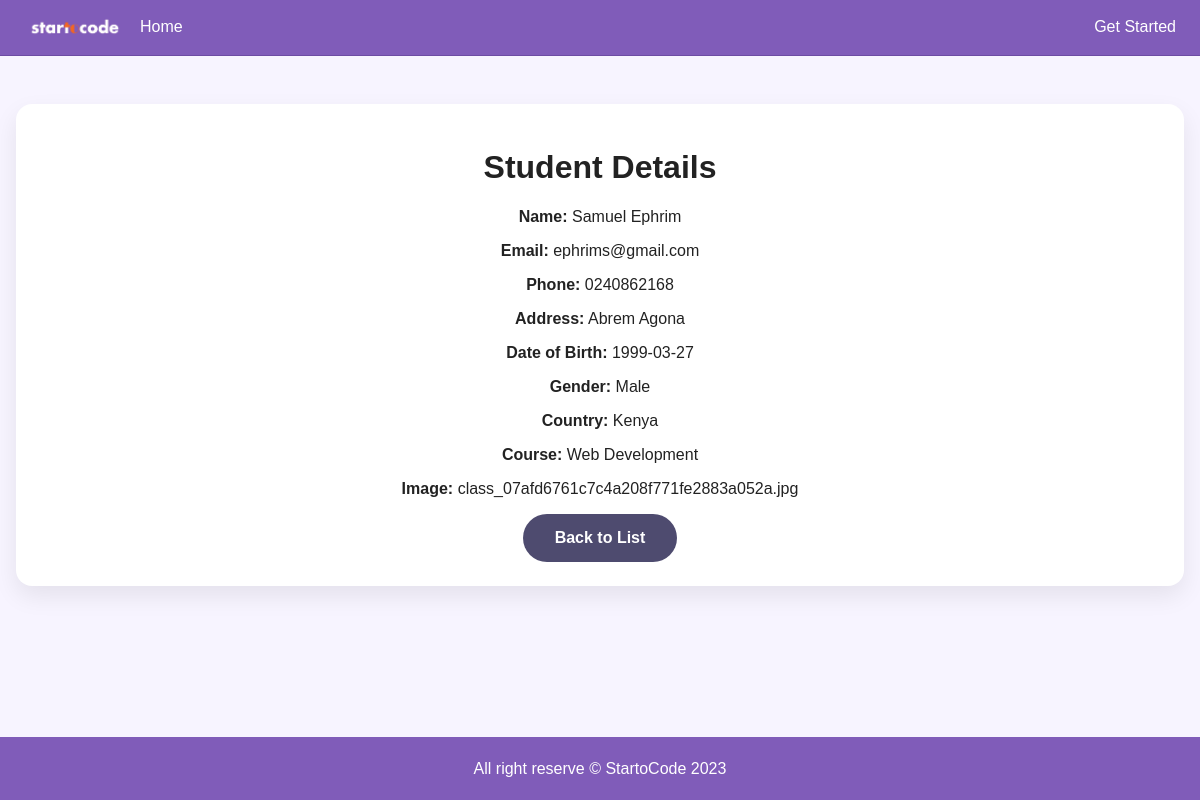
Screenshot of /student/1 with the database file from the repository.
### tables this page shows
CREATE TABLE students (
            id INTEGER PRIMARY KEY AUTOINCREMENT,
            first_name TEXT NOT NULL,
            last_name TEXT NOT NULL,
            address TEXT NOT NULL,
            email TEXT NOT NULL,
            phone TEXT NOT NULL,
            date_of_birth TEXT NOT NULL,
            gender TEXT NOT NULL,
            country TEXT NOT NULL,
            course TEXT NOT NULL,
            image_name TEXT NOT NULL,
            created_at TIMESTAMP DEFAULT CURRENT_TIMESTAMP
        );

### app.py (the view)
@app.route('/student/<int:student_id>')
def student_detail(student_id):
    conn = sqlite3.connect(DB_PATH)
    conn.row_factory = sqlite3.Row
    student = conn.execute(
        'SELECT * FROM students WHERE id = ?', (student_id,)
    ).fetchone()
    conn.close()
    if not student:
        flash('Student not found.', 'error')
        return redirect(url_for('success'))
    return render_template('student_detail.html', student=dict(student))

### templates/student_detail.html (shortened to what this page needs)
{% extends "base.html" %}
{% block content %}
<div class="success-page">
    <div class="table-card">
        <h1>Student Details</h1>
        <p><strong>Name:</strong> {{ student.first_name }} {{ student.last_name }}</p>
        <p><strong>Email:</strong> {{ student.email }}</p>
        <p><strong>Phone:</strong> {{ student.phone }}</p>
        <p><strong>Address:</strong> {{ student.address }}</p>
        <p><strong>Date of Birth:</strong> {{ student.date_of_birth }}</p>
        <p><strong>Gender:</strong> {{ student.gender }}</p>
        <p><strong>Country:</strong> {{ student.country }}</p>
        <p><strong>Course:</strong> {{ student.course }}</p>
        <p><strong>Image:</strong> {{ student.image_name }}</p>
        <a class="hero-btn" href="{{ url_for('success') }}">Back to List</a>
    </div>
</div>
{% endblock content %}

### static/css/styles.css (style rules this page uses)
body { margin: 0; font-family: Arial, sans-serif; background-color: #f7f4ff; color: #222; display: flex; flex-direction: column; min-height: 100vh; }
.hero-btn { display: inline-block; padding: 0.8rem 1.3rem; border-radius: 999px; background-color: #805cb9; color: #ffffff; text-decoration: none; font-weight: bold; transition: background-color 0.2s ease; }
.submit-btn, .hero-btn { display: inline-block; padding: 0.95rem 2rem; border-radius: 999px; background-color: #4e4b6f; color: #ffffff; text-decoration: none; font-weight: 700; border: none; cursor: pointer; transition: background-color 0.2s ease; }
.success-page { padding: 3rem 1rem; text-align: center; }
.table-card { background: #ffffff; padding: 1.5rem; border-radius: 1rem; box-shadow: 0 10px 25px rgba(0, 0, 0, 0.08); overflow-x: auto; }

### rows the page displays
students: first_name "Samuel", last_name "Ephrim", email "ephrims@gmail.com", phone "0240862168", address "Abrem Agona", date_of_birth "1999-03-27", gender "Male", country "Kenya", course "Web Development", image_name "class_07afd6761c7c4a208f771fe2883a052a.jpg"
